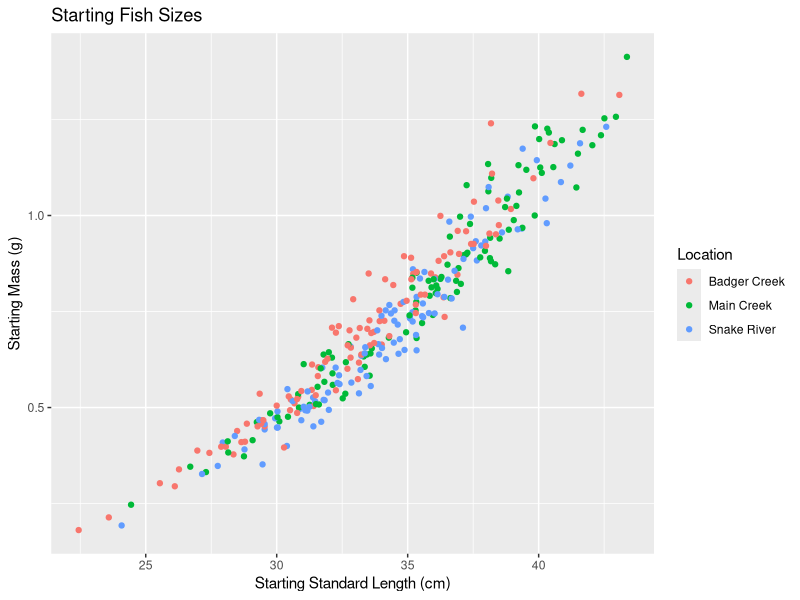
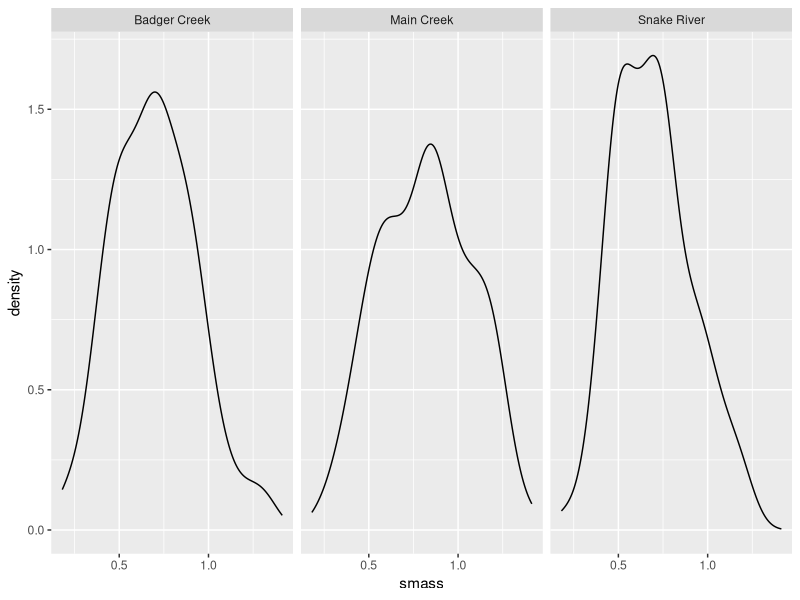
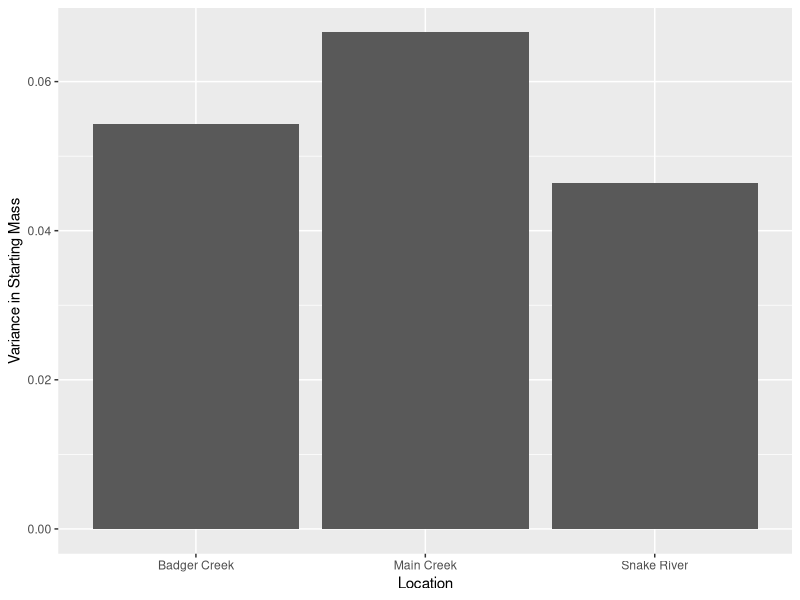
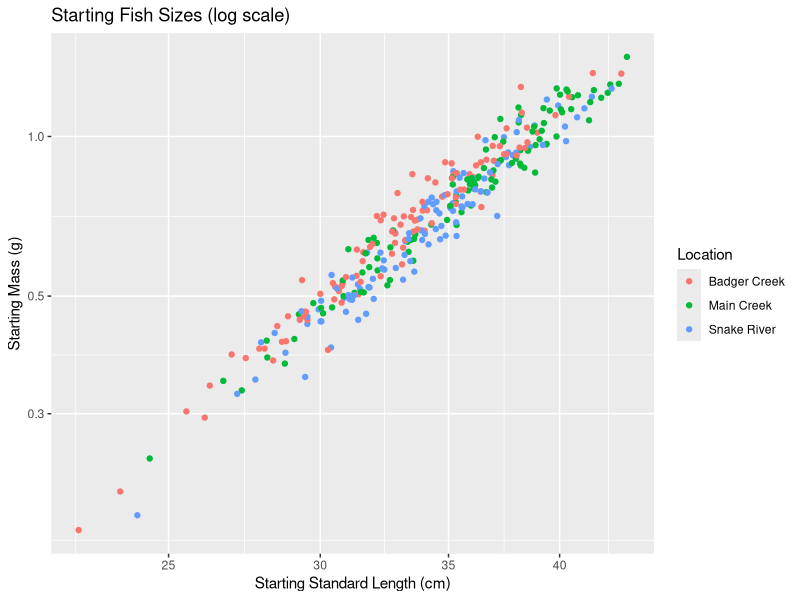
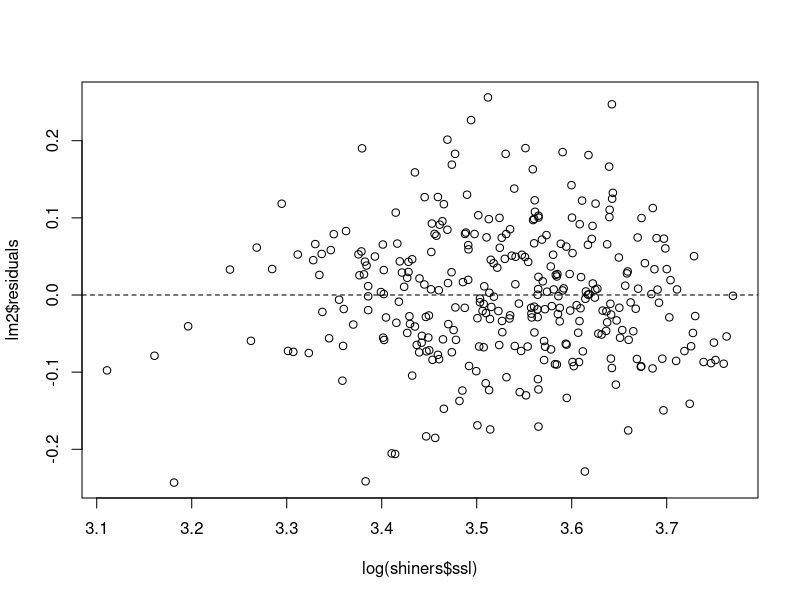
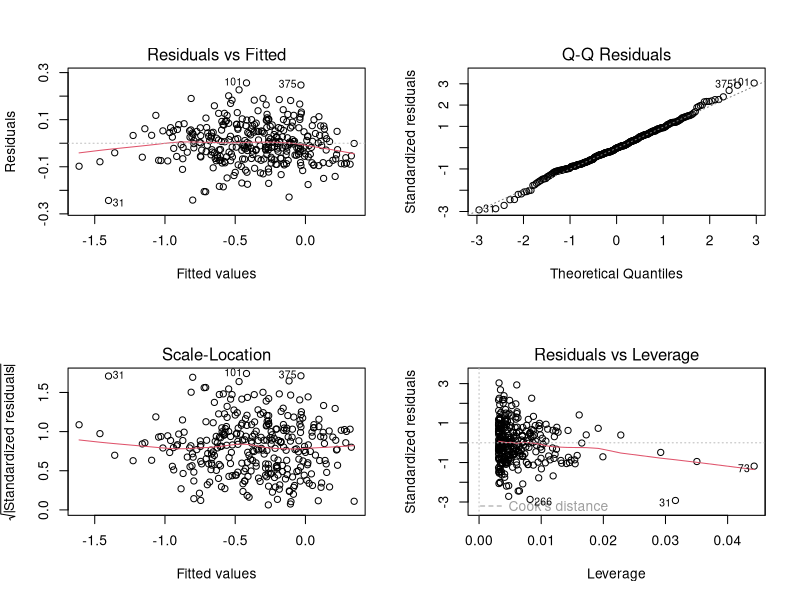
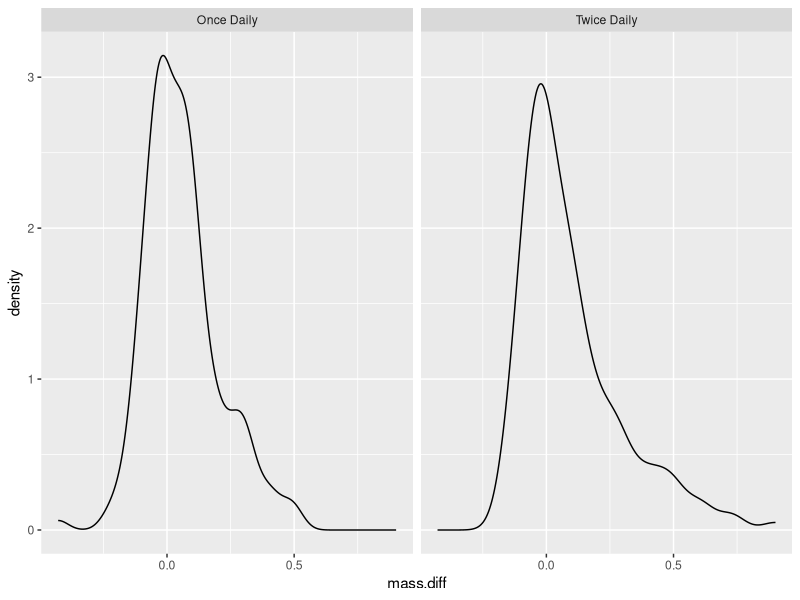
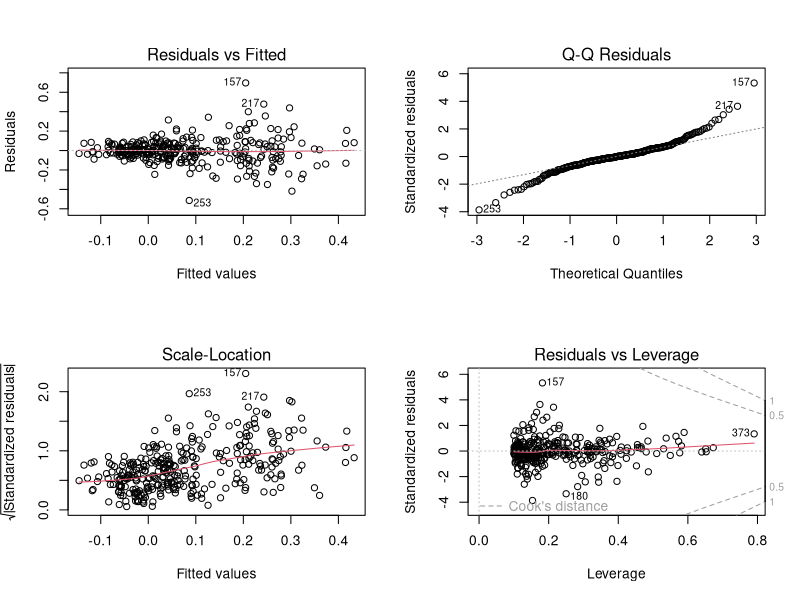

Recreate these plots in R, in order.
## ---- chunk 1
knitr::opts_chunk$set(echo = TRUE, eval = TRUE)
library(ggplot2)
library(car)
## ---- chunk 2
shiners <- read.csv("data/redside_shiner.csv")
## ---- chunk 3
shiners <- na.omit(shiners)
## ---- chunk 4
shiners$temp <- factor(shiners$temp)
## ---- chunk 5
ggplot(shiners, aes(ssl, smass, color = loc))+
  geom_point()+
  labs(x = "Starting Standard Length (cm)", y = "Starting Mass (g)", 
       title = "Starting Fish Sizes", color = "Location")
## ---- chunk 6
ggplot(shiners, aes(smass))+
  geom_density()+
  facet_wrap(vars(loc))
ggplot(shiners, aes(loc, smass))+
  stat_summary(fun=var, geom = "bar")+
  labs(x="Location",y="Variance in Starting Mass")
tapply(shiners$smass, shiners$loc, var)
## ---- chunk 7
lm1 <- lm(smass~loc, data = shiners)
summary(lm1)
## ---- chunk 8
pairwise.t.test(shiners$smass, shiners$loc, p.adjust.method = "bonferroni")
## ---- chunk 9
ggplot(shiners, aes(ssl, smass, color = loc))+
  geom_point()+
  labs(x = "Starting Standard Length (cm)", y = "Starting Mass (g)", 
       title = "Starting Fish Sizes (log scale)", color="Location")+
  scale_x_log10() + scale_y_log10()
## ---- chunk 10
lm2 <- lm(log(smass)~log(ssl), data = shiners)
summary(lm2)
## ---- chunk 11
plot(lm2$residuals~log(shiners$ssl))
abline(0,0, lty="dashed")
## ---- chunk 12
par(mfrow=c(2,2)) # to show all four plots at once
plot(lm2)
par(mfrow=c(1,1)) # to see one plot at a time again
## ---- chunk 13
lm2a <- lm(log(smass)~log(ssl)+loc, data = shiners)
anova(lm2a)
summary(lm2a)
## ---- chunk 14
lm2b <- lm(log(smass)~log(ssl)*loc, data = shiners)
anova(lm2b)
## ---- chunk 15
shiners$mass.diff <- shiners$emass - shiners$smass
## ---- chunk 16
ggplot(shiners, aes(mass.diff))+
  geom_density()+
  facet_wrap(vars(food))
## ---- chunk 17
t.test(mass.diff~food, data = shiners)
## ---- chunk 18
summary(lm(mass.diff~food, data = shiners))
## ---- chunk 19
lm.mass <- lm(mass.diff ~ smass*block*loc*temp*food, 
              data=shiners)
Anova(lm.mass)
## ---- chunk 20
par(mfrow=c(2,2))
plot(lm.mass)
par(mfrow=c(1,1))
## ---- chunk 21
plot(lm.mass$residuals~shiners$smass)
abline(h=0)
## ---- chunk 22
lm.mass2 <- lm(mass.diff ~  loc+temp+food+loc:temp, data=shiners)
Anova(lm.mass2)
summary(lm.mass2)
## ---- chunk 23
ggplot(shiners, aes(temp, mass.diff, color = loc, group = loc))+
  stat_summary(fun.data = mean_cl_normal, 
               position = position_dodge(width = 0.2))+
  stat_summary(fun = mean, geom = "line",
               position = position_dodge(width = 0.2))+
  labs(x = "Temperature (C)", y = "Gain in Mass (g)", color = "Location")
